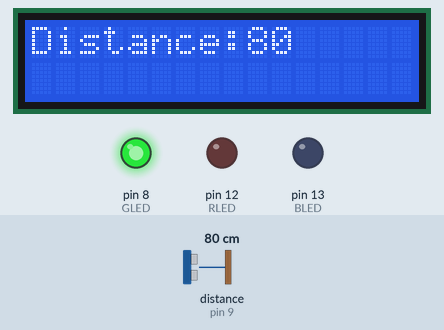
A sketch run on a simulated Arduino Uno, built with avr-gcc and run on an emulated ATmega328P. Parts: 16×2 character LCD, output pins drawn as LEDs (lit = HIGH). Wiring (inferred from the names in the program): ultrasonic range finder: trigger pin 10; echo pin 9. Inputs (shaded band) come from the test bench; at power-on: distance to the obstacle (sensor on pin 9) 80 cm. The echo pulse lasts 58.3 µs per cm; pins used as bus, display or sensor lines are not drawn.

Above: at 1.2 s.
1.3 s: distance to the obstacle (sensor on pin 9) set to 54 cm
At 1.9 s:
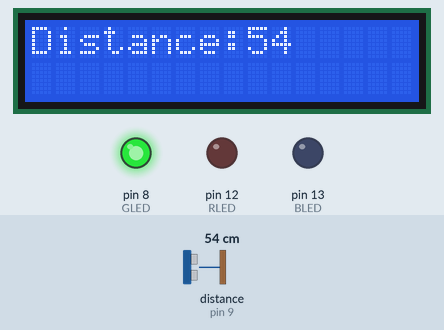
4.3 s: distance to the obstacle (sensor on pin 9) set to 45 cm
At 5.5 s:
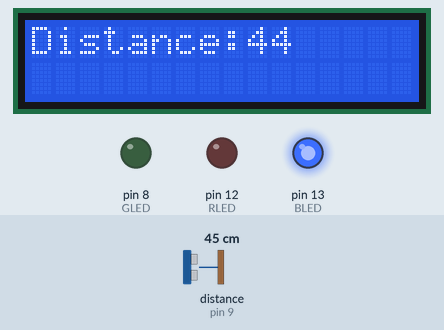
7.1 s: distance to the obstacle (sensor on pin 9) set to 34 cm
At 7.6 s:
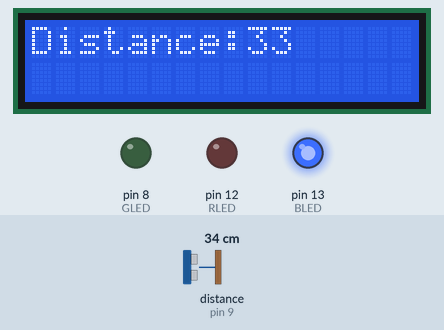
8.7 s: distance to the obstacle (sensor on pin 9) set to 28 cm
At 9.6 s:
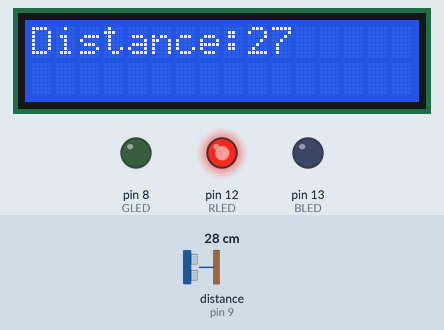
Timing chart, 0 to 11.7 s (numbered marks = the images above; inputs shaded):
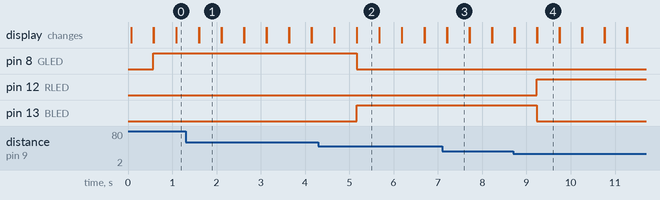

The sketch:

Display_Distance_Test.ino
```cpp
#include <LiquidCrystal.h> // LCD Library from Arduino

const int rs = 7, en = 6, d4 = 5, d5 = 4, d6 = 3, d7 = 2; //Pins for LCD Display

const int echopin = 9, trigpin = 10, RLED = 12, GLED = 8, BLED = 13; //Pins for both the UltraSonic Sensor & LEDs


LiquidCrystal lcd(rs, en, d4, d5, d6, d7); //LCD Display Function

void setup() {
  // put your setup code here, to run once:
  lcd.begin(16,2);
  lcd.setCursor(10,0);
  pinMode(trigpin, OUTPUT);
  pinMode(echopin, INPUT);
  pinMode(RLED, OUTPUT);
  pinMode(GLED, OUTPUT);
  pinMode(BLED, OUTPUT);

}

void loop() {
  long distance, cm;
  //Sensor sents out a ultrasonic pulse at a 2 ms interval
  digitalWrite(trigpin, LOW);
  delayMicroseconds(2);
  digitalWrite(trigpin, HIGH);
  delayMicroseconds(2);
  digitalWrite(trigpin, LOW);
  // Get the distance that is calculated in Centimeters
  distance = pulseIn(echopin, HIGH); // the pulse
  cm = microsecondsToCentimeters(distance); /// gets the interval of recorded return pulses from the echo pin turned into Centimeters
  lcd.home();
  lcd.print("Distance:");

  lcd.setCursor(9,0);
  lcd.print(cm);
  delay(500);
  lcd.clear();


  if(cm >= 50){ //LEDs test with varying range
    digitalWrite(RLED, LOW);
    digitalWrite(BLED, LOW);
    digitalWrite(GLED, HIGH);
  }

  else if(cm >= 30){
    digitalWrite(RLED, LOW);
    digitalWrite(GLED, LOW);
    digitalWrite(BLED, HIGH);
  }

  else{
    digitalWrite(GLED, LOW);
    digitalWrite(BLED, LOW);
    digitalWrite(RLED, HIGH);
  }

}


long microsecondsToCentimeters(long microseconds) {
  // The speed of sound is 340 m/s or 29 microseconds per centimeter.
  // The ping travels out and back, so to find the distance of the object we
  // take half of the distance travelled.
  return microseconds / 29 / 2;
}
```

Measured:
- the behaviour switches between 50 and 49 cm on distance to the obstacle (sensor on pin 9) (found by bisection; images 1 and 2)
- the behaviour switches between 31 and 30 cm on distance to the obstacle (sensor on pin 9) (found by bisection; images 3 and 4)
- after the input at 1.3 s, the display: first differs from a run without the input after 0.30 s (image 1)
- after the input at 4.3 s, pin 8 (GLED): HIGH → LOW after 0.86 s; pin 13 (BLED): LOW → HIGH after 0.86 s; the display: first differs from a run without the input after 0.36 s (image 2 shows a later state)
- after the input at 7.1 s, the display: first differs from a run without the input after 0.11 s (image 3)
- after the input at 8.7 s, pin 12 (RLED): LOW → HIGH after 0.53 s; pin 13 (BLED): HIGH → LOW after 0.53 s; the display: first differs from a run without the input at once (image 4)
- what the display in image 1 shows lasts 0.5 s, from 1.6 s to 2.1 s
